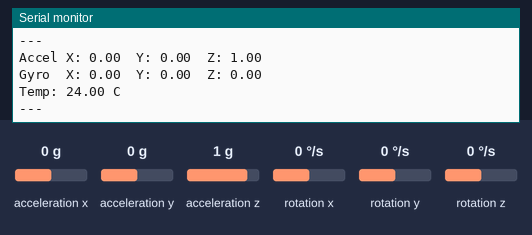
A sketch run on a simulated Arduino Uno, built with avr-gcc and run on an emulated ATmega328P. On the bench: the last lines printed to the serial monitor. Wiring (inferred from the names in the program): MPU-6050 motion sensor at I2C address 0x68. Inputs (shaded band) come from the test bench; at power-on: acceleration x 0 g, rotation x 0 °/s, acceleration y 0 g, acceleration z 1 g, rotation y 0 °/s, rotation z 0 °/s.

Above: at 1.3 s.
1.4 s: acceleration x set to -1.4 g
2.9 s: rotation x set to -192 °/s
At 3.67 s:
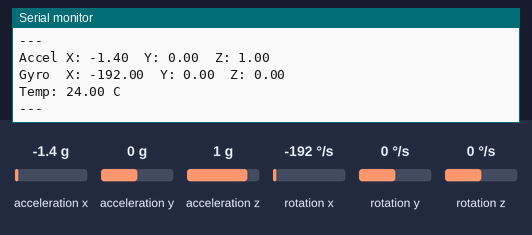
6.0 s: acceleration y set to -1.4 g
9.1 s: acceleration z set to -1.4 g
10.6 s: rotation y set to -192 °/s
At 11.08 s:
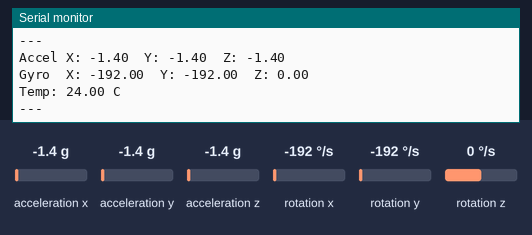

Measured:
- after the input at 2.9 s, the serial monitor: prints a new line after 0.45 s (image 1)
- after the input at 10.6 s, the serial monitor: prints a new line after 0.15 s (image 2)

The sketch:

SesnsorTest.ino
```cpp
#include <Wire.h>

const int MPU_ADDR = 0x68;

float accelX, accelY, accelZ;
float gyroX, gyroY, gyroZ;
float temp;

void setup() {
  Serial.begin(9600);
  Wire.begin();

  // Wake up the MPU6050
  Wire.beginTransmission(MPU_ADDR);
  Wire.write(0x6B);
  Wire.write(0);
  Wire.endTransmission(true);

  delay(100); // Give the sensor time to wake up

  // Verify it's awake by reading WHO_AM_I register
  Wire.beginTransmission(MPU_ADDR);
  Wire.write(0x75);
  Wire.endTransmission(false);
  Wire.requestFrom(MPU_ADDR, 1, true);
  byte whoAmI = Wire.read();

  Serial.print("WHO_AM_I: 0x");
  Serial.println(whoAmI, HEX);

  if (whoAmI == 0x68) {
    Serial.println("MPU6050 confirmed and ready!");
  } else {
    Serial.println("Unexpected response — check sensor.");
  }

  Serial.println("==============");
}

void loop() {
  Wire.beginTransmission(MPU_ADDR);
  Wire.write(0x3B);
  Wire.endTransmission(false);
  Wire.requestFrom(MPU_ADDR, 14, true);

  accelX = (Wire.read() << 8 | Wire.read()) / 16384.0;
  accelY = (Wire.read() << 8 | Wire.read()) / 16384.0;
  accelZ = (Wire.read() << 8 | Wire.read()) / 16384.0;
  temp   = (Wire.read() << 8 | Wire.read()) / 340.0 + 36.53;
  gyroX  = (Wire.read() << 8 | Wire.read()) / 131.0;
  gyroY  = (Wire.read() << 8 | Wire.read()) / 131.0;
  gyroZ  = (Wire.read() << 8 | Wire.read()) / 131.0;

  Serial.print("Accel X: "); Serial.print(accelX);
  Serial.print("  Y: ");     Serial.print(accelY);
  Serial.print("  Z: ");     Serial.println(accelZ);

  Serial.print("Gyro  X: "); Serial.print(gyroX);
  Serial.print("  Y: ");     Serial.print(gyroY);
  Serial.print("  Z: ");     Serial.println(gyroZ);

  Serial.print("Temp: ");    Serial.print(temp);
  Serial.println(" C");
  Serial.println("---");

  delay(500);
}
```
